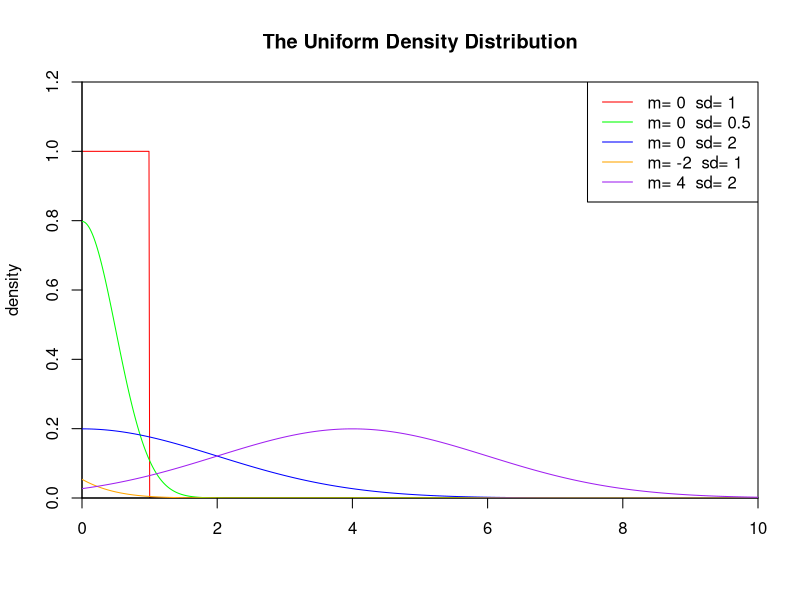
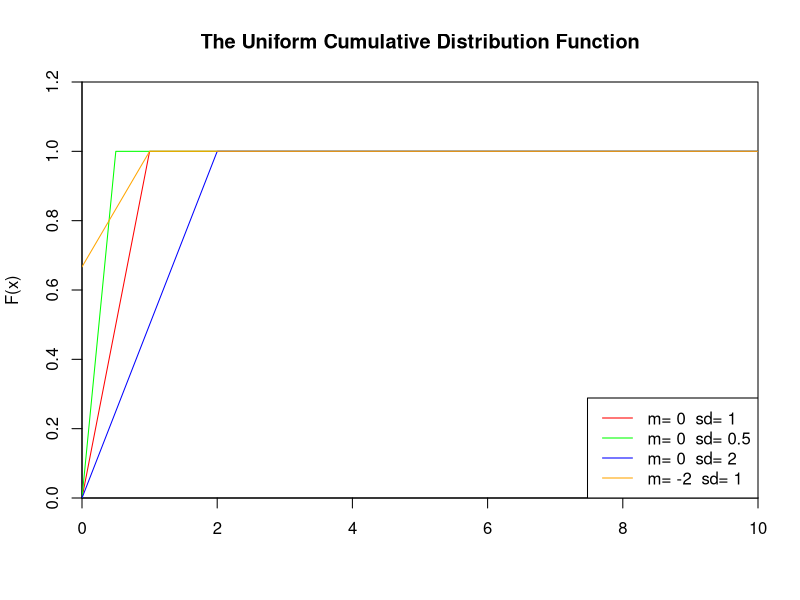
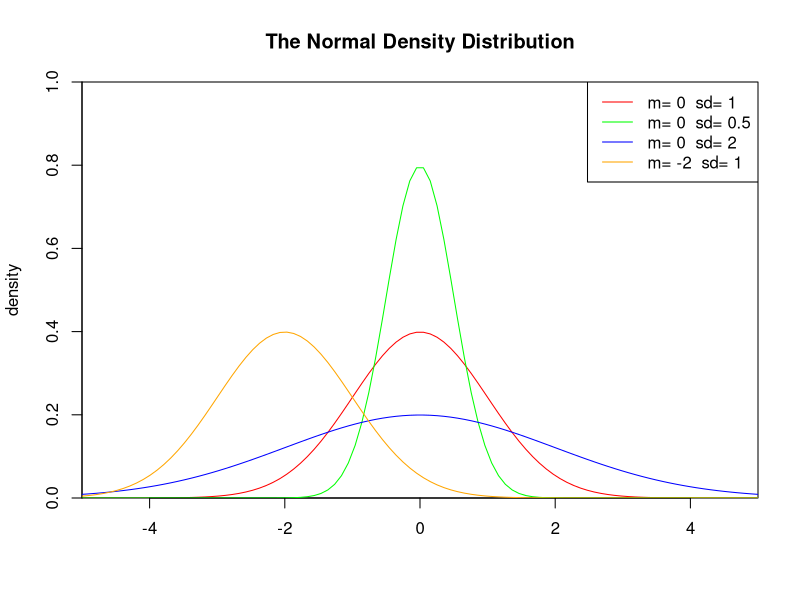
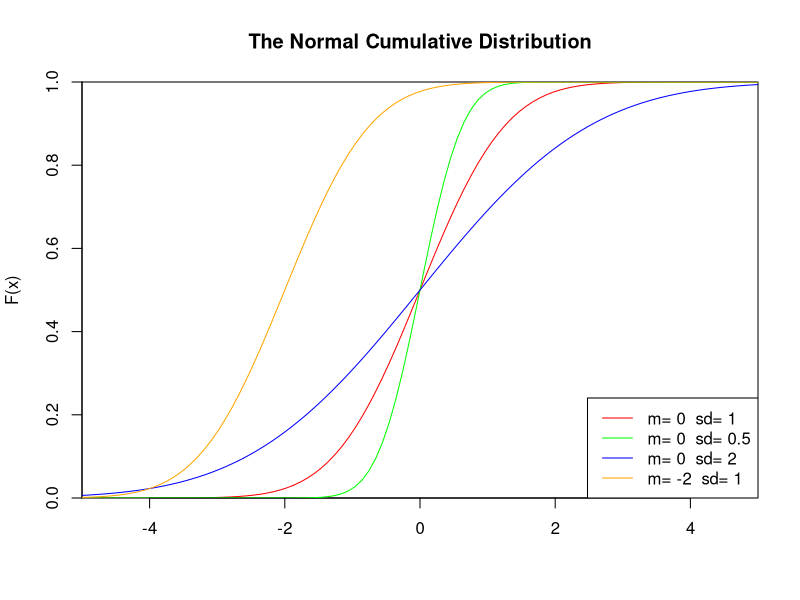
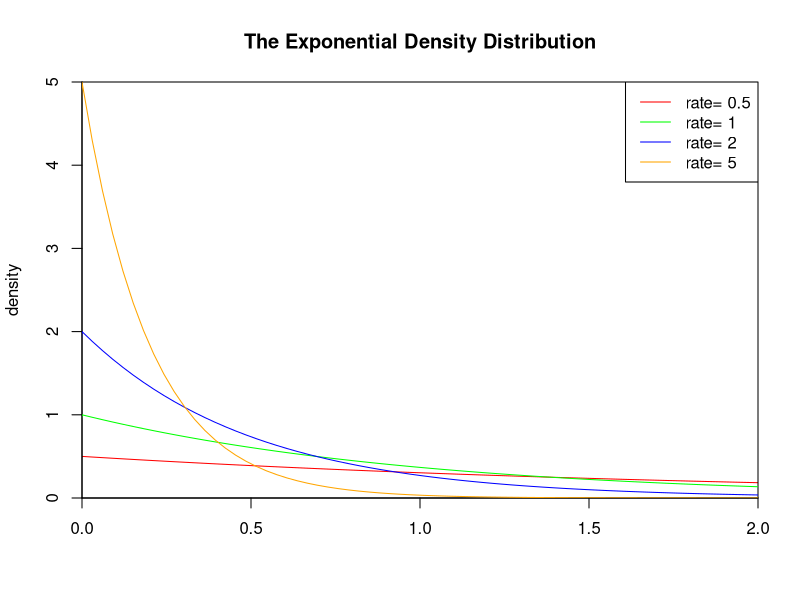
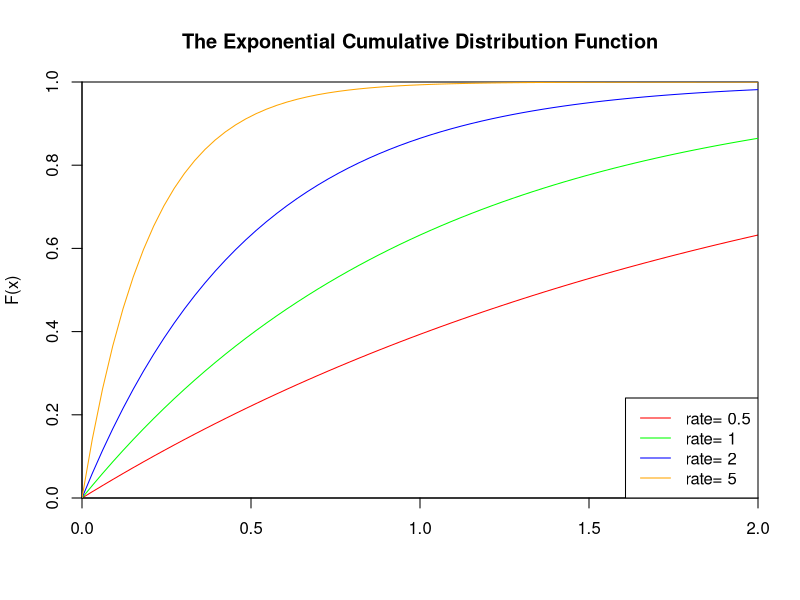
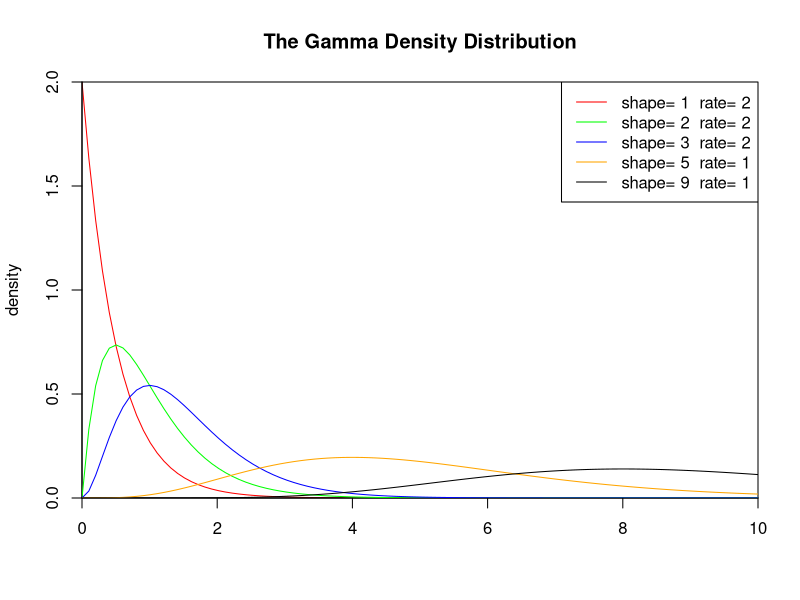
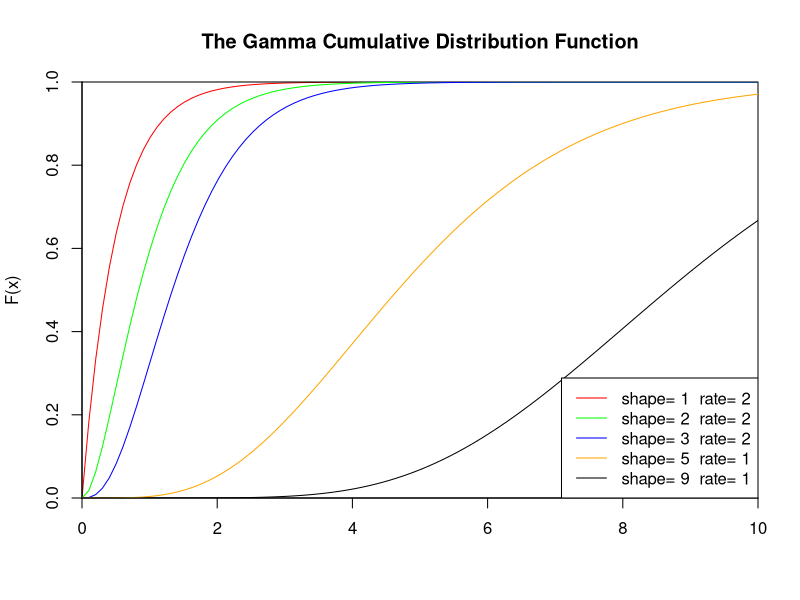

Write R code to recreate these figures, in order.
set.seed(1)
x<-seq(0,10,length.out=1000)
y<-dunif(x,0,1)
plot(x,y,col="red",xlim=c(0,10),ylim=c(0,1.2),type='l',xaxs="i", yaxs="i",ylab='density',xlab='',main="The Uniform Density Distribution")
lines(x,dnorm(x,0,0.5),col="green")
lines(x,dnorm(x,0,2),col="blue")
lines(x,dnorm(x,-2,1),col="orange")
lines(x,dnorm(x,4,2),col="purple")
legend("topright",legend=paste("m=",c(0,0,0,-2,4)," sd=", c(1,0.5,2,1,2)), lwd=1, col=c("red", "green","blue","orange","purple"))

set.seed(1)
x<-seq(0,10,length.out=1000)
y<-punif(x,0,1)
plot(x,y,col="red",xlim=c(0,10),ylim=c(0,1.2),type='l',xaxs="i", yaxs="i",ylab='F(x)',xlab='',main="The Uniform Cumulative Distribution Function")
lines(x,punif(x,0,0.5),col="green")
lines(x,punif(x,0,2),col="blue")
lines(x,punif(x,-2,1),col="orange")
legend("bottomright",legend=paste("m=",c(0,0,0,-2)," sd=", c(1,0.5,2,1)), lwd=1, col=c("red", "green","blue","orange","purple"))

set.seed(1)
S<-runif(1000)
ks.test(S, "punif")    


set.seed(1)
x <- seq(-5,5,length.out=100)
y <- dnorm(x,0,1)
plot(x,y,col="red",xlim=c(-5,5),ylim=c(0,1),type='l',xaxs="i", yaxs="i",ylab='density',xlab='',main="The Normal Density Distribution")
lines(x,dnorm(x,0,0.5),col="green")
lines(x,dnorm(x,0,2),col="blue")
lines(x,dnorm(x,-2,1),col="orange")
legend("topright",legend=paste("m=",c(0,0,0,-2)," sd=", c(1,0.5,2,1)), lwd=1, col=c("red", "green","blue","orange"))

set.seed(1)
x <- seq(-5,5,length.out=100)
y <- pnorm(x,0,1)
plot(x,y,col="red",xlim=c(-5,5),ylim=c(0,1),type='l',xaxs="i", yaxs="i",ylab='F(x)',xlab='',main="The Normal Cumulative Distribution")
lines(x,pnorm(x,0,0.5),col="green")
lines(x,pnorm(x,0,2),col="blue")
lines(x,pnorm(x,-2,1),col="orange")
legend("bottomright",legend=paste("m=",c(0,0,0,-2)," sd=", c(1,0.5,2,1)), lwd=1,col=c("red", "green","blue","orange"))

set.seed(1)
S<-rnorm(1000)
shapiro.test(S)

set.seed(1)
S<-rnorm(1000)
ks.test(S, "pnorm") 


set.seed(1)
x<-seq(-1,2,length.out=100)
y<-dexp(x,0.5)
plot(x,y,col="red",xlim=c(0,2),ylim=c(0,5),type='l',xaxs="i", yaxs="i",ylab='density',xlab='',main="The Exponential Density Distribution")
lines(x,dexp(x,1),col="green")
lines(x,dexp(x,2),col="blue")
lines(x,dexp(x,5),col="orange")
legend("topright",legend=paste("rate=",c(.5, 1, 2,5)), lwd=1,col=c("red", "green","blue","orange"))

set.seed(1)
x<-seq(-1,2,length.out=100)
y<-pexp(x,0.5)
plot(x,y,col="red",xlim=c(0,2),ylim=c(0,1),type='l',xaxs="i", yaxs="i",ylab='F(x)',xlab='',main="The Exponential Cumulative Distribution Function")
lines(x,pexp(x,1),col="green")
lines(x,pexp(x,2),col="blue")
lines(x,pexp(x,5),col="orange")
legend("bottomright",legend=paste("rate=",c(.5, 1, 2,5)), lwd=1, col=c("red", "green","blue","orange"))

set.seed(1)
S<-rexp(1000)
ks.test(S, "pexp")      


set.seed(1)
x<-seq(0,10,length.out=100)
y<-dgamma(x,1,2)
plot(x,y,col="red",xlim=c(0,10),ylim=c(0,2),type='l',xaxs="i", yaxs="i",ylab='density',xlab='',main="The Gamma Density Distribution")
lines(x,dgamma(x,2,2),col="green")
lines(x,dgamma(x,3,2),col="blue")
lines(x,dgamma(x,5,1),col="orange")
lines(x,dgamma(x,9,1),col="black")
legend("topright",legend=paste("shape=",c(1,2,3,5,9)," rate=", c(2,2,2,1,1)), lwd=1, col=c("red", "green","blue","orange","black"))

set.seed(1)
x<-seq(0,10,length.out=100)
y<-pgamma(x,1,2)
plot(x,y,col="red",xlim=c(0,10),ylim=c(0,1),type='l',xaxs="i", yaxs="i",ylab='F(x)',xlab='',main="The Gamma Cumulative Distribution Function")
lines(x,pgamma(x,2,2),col="green")
lines(x,pgamma(x,3,2),col="blue")
lines(x,pgamma(x,5,1),col="orange")
lines(x,pgamma(x,9,1),col="black")
legend("bottomright",legend=paste("shape=",c(1,2,3,5,9)," rate=", c(2,2,2,1,1)), lwd=1, col=c("red", "green","blue","orange","black"))

set.seed(1)
S<-rgamma(1000,1)
ks.test(S, "pgamma", 1)  
ks.test(S, "pgamma", 2)          


set.seed(1)
x<- seq(0, 2.5, length.out=1000)
y<- dweibull(x, 0.5)
plot(x, y, type="l", col="blue",xlim=c(0, 2.5),ylim=c(0, 6),xaxs="i", yaxs="i",ylab='density',xlab='',main="The Weibull Density Distribution")
lines(x, dweibull(x, 1), type="l", col="red")
lines(x, dweibull(x, 1.5), type="l", col="magenta")
lines(x, dweibull(x, 5), type="l", col="green")
lines(x, dweibull(x, 15), type="l", col="purple")
legend("topright", legend=paste("shape =", c(.5, 1, 1.5, 5, 15)), lwd=1,col=c("blue", "red", "magenta", "green","purple"))

set.seed(1)
x<- seq(0, 2.5, length.out=1000)
y<- pweibull(x, 0.5)
plot(x, y, type="l", col="blue",xlim=c(0, 2.5),ylim=c(0, 1.2),xaxs="i", yaxs="i",ylab='F(x)',xlab='',main="The Weibull Cumulative Distribution Function")
lines(x, pweibull(x, 1), type="l", col="red")
lines(x, pweibull(x, 1.5), type="l", col="magenta")
lines(x, pweibull(x, 5), type="l", col="green")
lines(x, pweibull(x, 15), type="l", col="purple")
legend("bottomright", legend=paste("shape =", c(.5, 1, 1.5, 5, 15)), lwd=1, col=c("blue", "red", "magenta", "green","purple"))

set.seed(1)
S<-rweibull(1000,1)
ks.test(S, "pweibull",1) 


set.seed(1)
x<-seq(0,10,length.out=1000)
y<-dchisq(x,1)
plot(x,y,col="red",xlim=c(0,5),ylim=c(0,2),type='l',xaxs="i", yaxs="i",ylab='density',xlab='',main="The Chisq Density Distribution")
lines(x,dchisq(x,2),col="green")
lines(x,dchisq(x,3),col="blue")
lines(x,dchisq(x,10),col="orange")
legend("topright",legend=paste("df=",c(1,2,3,10)), lwd=1, col=c("red", "green","blue","orange"))

set.seed(1)
x<-seq(0,10,length.out=1000)
y<-pchisq(x,1)
plot(x,y,col="red",xlim=c(0,10),ylim=c(0,1),type='l',xaxs="i", yaxs="i",ylab='F(x)',xlab='',main="The Chisq Cumulative Distribution Function")
lines(x,pchisq(x,2),col="green")
lines(x,pchisq(x,3),col="blue")
lines(x,pchisq(x,10),col="orange")
legend("topleft",legend=paste("df=",c(1,2,3,10)), lwd=1, col=c("red", "green","blue","orange"))

set.seed(1)
S<-rchisq(1000,1)
ks.test(S, "pchisq",1) 



set.seed(1)
x<-seq(0,5,length.out=1000)
y<-df(x,1,1,0)
plot(x,y,col="red",xlim=c(0,5),ylim=c(0,1),type='l',xaxs="i", yaxs="i",ylab='density',xlab='',main="The F Density Distribution")
lines(x,df(x,1,1,2),col="green")
lines(x,df(x,2,2,2),col="blue")
lines(x,df(x,2,4,4),col="orange")
legend("topright",legend=paste("df1=",c(1,1,2,2),"df2=",c(1,1,2,4)," ncp=", c(0,2,2,4)), lwd=1, col=c("red", "green","blue","orange"))

set.seed(1)
x<-seq(0,5,length.out=1000)
y<-df(x,1,1,0)
plot(x,y,col="red",xlim=c(0,5),ylim=c(0,1),type='l',xaxs="i", yaxs="i",ylab='F(x)',xlab='',main="The F Cumulative Distribution Function")
lines(x,pf(x,1,1,2),col="green")
lines(x,pf(x,2,2,2),col="blue")
lines(x,pf(x,2,4,4),col="orange")
legend("topright",legend=paste("df1=",c(1,1,2,2),"df2=",c(1,1,2,4)," ncp=", c(0,2,2,4)), lwd=1, col=c("red", "green","blue","orange"))

set.seed(1)
S<-rf(1000,1,1,2)
ks.test(S, "pf", 1,1,2)   



set.seed(1)
x<-seq(-5,5,length.out=1000)
y<-dt(x,1,0)
plot(x,y,col="red",xlim=c(-5,5),ylim=c(0,0.5),type='l',xaxs="i", yaxs="i",ylab='density',xlab='',main="The T Density Distribution")
lines(x,dt(x,5,0),col="green")
lines(x,dt(x,5,2),col="blue")
lines(x,dt(x,50,4),col="orange")
legend("topleft",legend=paste("df=",c(1,5,5,50)," ncp=", c(0,0,2,4)), lwd=1, col=c("red", "green","blue","orange"))

set.seed(1)
x<-seq(-5,5,length.out=1000)
y<-pt(x,1,0)
plot(x,y,col="red",xlim=c(-5,5),ylim=c(0,0.5),type='l',xaxs="i", yaxs="i",ylab='F(x)',xlab='',main="The T Cumulative Distribution Function")
lines(x,pt(x,5,0),col="green")
lines(x,pt(x,5,2),col="blue")
lines(x,pt(x,50,4),col="orange")
legend("topleft",legend=paste("df=",c(1,5,5,50)," ncp=", c(0,0,2,4)), lwd=1, col=c("red", "green","blue","orange"))

set.seed(1)
S<-rt(1000, 1,2)
ks.test(S, "pt", 1, 2)   



set.seed(1)
x<-seq(-5,5,length.out=10000)
y<-dbeta(x,0.5,0.5)
plot(x,y,col="red",xlim=c(0,1),ylim=c(0,6),type='l',xaxs="i", yaxs="i",ylab='density',xlab='',main="The Beta Density Distribution")
lines(x,dbeta(x,5,1),col="green")
lines(x,dbeta(x,1,3),col="blue")
lines(x,dbeta(x,2,2),col="orange")
lines(x,dbeta(x,2,5),col="black")
legend("top",legend=paste("a=",c(.5,5,1,2,2)," b=", c(.5,1,3,2,5)), lwd=1,col=c("red", "green","blue","orange","black"))

set.seed(1)
x<-seq(-5,5,length.out=10000)
y<-pbeta(x,0.5,0.5)
plot(x,y,col="red",xlim=c(0,1),ylim=c(0,1),type='l',xaxs="i", yaxs="i",ylab='F(x)',xlab='',main="The Beta Cumulative Distribution Function")
lines(x,pbeta(x,5,1),col="green")
lines(x,pbeta(x,1,3),col="blue")
lines(x,pbeta(x,2,2),col="orange")
lines(x,pbeta(x,2,5),col="black")
legend("topleft",legend=paste("a=",c(.5,5,1,2,2)," b=", c(.5,1,3,2,5)), lwd=1,col=c("red", "green","blue","orange","black"))

set.seed(1)
S<-rbeta(1000,1,2)
ks.test(S, "pbeta",1,2)  



